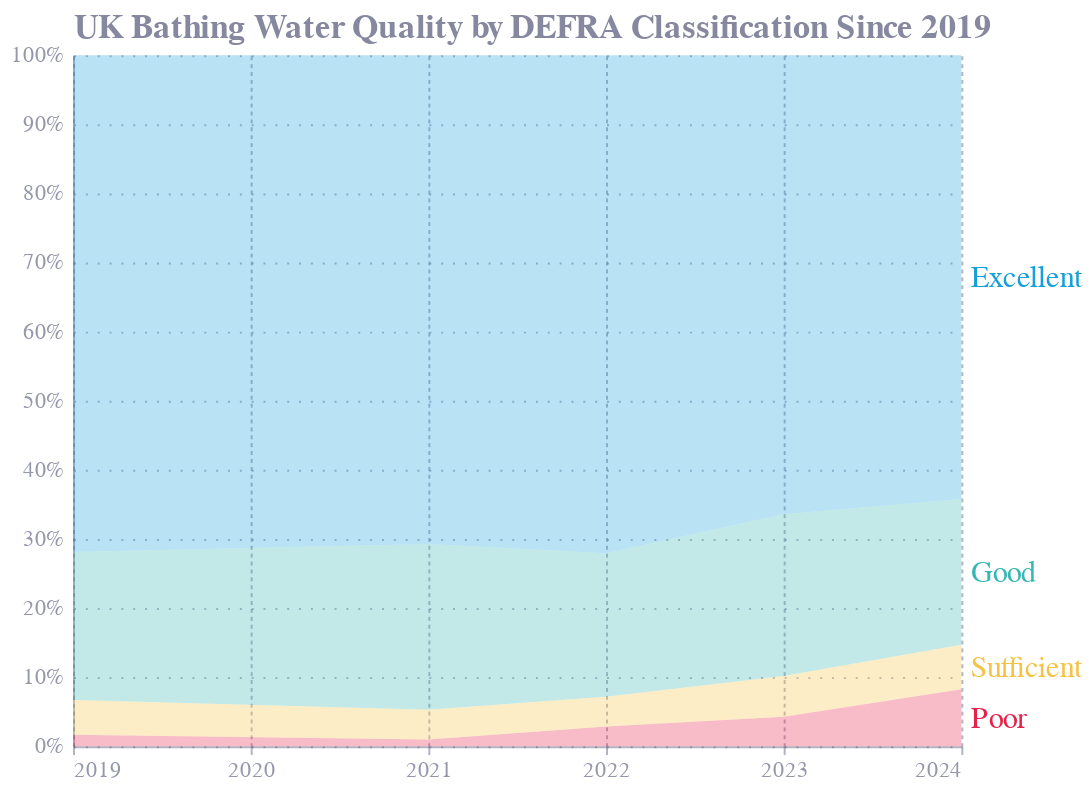

The cell this chart's notebook holds for it:
### Code cell
# Get the latest year in the dataset
latest_year = bath_sites_sub_gb_limit['year'].max()

# Filter data to the latest year and compute cumulative positions
label_data = bath_sites_sub_gb_limit[bath_sites_sub_gb_limit['year'] == latest_year].copy()

# Sort by classification_order (bottom to top in stack)
label_data = label_data.sort_values('classification_order')

# Compute cumulative lower and upper bounds
label_data['y0'] = label_data['share'].cumsum() - label_data['share']
label_data['y1'] = label_data['share'].cumsum()
label_data['y_mid'] = (label_data['y0'] + label_data['y1']) / 2  # midpoint for label

# Base stacked area chart
area_chart = alt.Chart(bath_sites_sub_gb_limit).mark_area().encode(
    x=alt.X('year:Q', axis=alt.Axis(format='0.0f', tickCount=6)),
    y=alt.Y('share:Q', axis=alt.Axis(format='0.0%', titleFontSize=17),
            title='UK Bathing Water Quality by DEFRA Classification Since 2019'),
    color=alt.Color('classificationLabel:N',
                    sort=['Excellent', 'Good', 'Sufficient', 'Poor'],
                    scale=alt.Scale(domain=list(color_mapping.keys()), range=list(color_mapping.values())),
                    legend=None),
    order=alt.Order('classification_order:Q')
)

# Text labels with proper vertical placement
labels = alt.Chart(label_data).mark_text(
    align='left',
    baseline='middle',
    dx=5,
    fontSize=15
).encode(
    x=alt.X('year:Q'),
    y=alt.Y('y_mid:Q'),
    text='classificationLabel:N',
    color=alt.Color('classificationLabel:N',
                    scale=alt.Scale(domain=list(color_mapping.keys()), range=list(color_mapping.values())))
)

# Combine area and labels
final_chart = (area_chart + labels).properties(
    width=450,
    height=350
).configure_view(
    stroke=None  # removes outer border box (optional)
)

final_chart

### Figure 1 — Vega-Lite specification as saved in the notebook (floating-point values rounded to 4 significant figures)
{"config": {"font": "Circular Std", "text": {"color": "#676A86", "align": "left", "baseline": "middle", "dx": 7, "dy": 0, "fontSize": 11}, "view": {"stroke": null, "continuousWidth": 400, "continuousHeight": 300, "discreteWidth": 400, "discreteHeight": 300}, "range": {"category": ["#36B7B4", "#E6224B", "#F4C245", "#0063AF", "#00A767", "#179FDB", "#EB5C2E"], "diverging": ["#E6224B", "#E54753", "#C9C9C9", "#179FDB", "#122B39"], "heatmap": ["#C9C9C9", "#179FDB", "#0063AF", "#122B39"], "ordinal": ["#00A767", "#36B7B4", "#179FDB", "#0063AF", "#243B5A"]}, "bar": {"color": "#179fdb"}, "line": {"color": "#e6224b"}, "rule": {"color": "#676A86"}, "area": {"opacity": 0.3}, "point": {"filled": true, "size": 80, "color": "#e6224b", "opacity": 0.95}, "geoshape": {"stroke": "white", "strokeWidth": 0.3}, "rect": {"fill": "#d6d4d4", "opacity": 0.3}, "axis": {"labelColor": "#676A86", "labelFontSize": 11, "labelFont": "Circular Std", "labelOpacity": 0.7, "tickColor": "#676A86", "tickOpacity": 0.5, "domainColor": "#676A86", "domainOpacity": 0.5, "gridColor": "#676A86", "gridDash": [2, 2], "gridOpacity": 0.5, "title": null, "titleColor": "#676A86", "titleOpacity": 0.8, "tickSize": 4}, "axisXDiscrete": {"grid": false, "labelAngle": 0, "tickCount": 10, "tickOpacity": 0.5, "title": null}, "axisYDiscrete": {"ticks": false, "labelPadding": 5}, "axisXTemporal": {"grid": false, "ticks": true}, "axisXQuantitative": {"grid": true}, "axisYQuantitative": {"gridColor": "#676A86", "gridDash": [1, 5], "gridOpacity": 0.5, "ticks": false, "labelPadding": 5, "tickCount": 8, "titleAngle": 0, "titleAlign": "left", "titleBaseline": "bottom", "titleX": 0, "titleY": -5}, "title": {"color": "#676A86E6", "subtitleColor": "#676A86", "font": "Circular Std", "subtitleFont": "Circular Std", "anchor": "start", "fontSize": 14, "subtitleFontSize": 12, "subtitlePadding": 4, "offset": 0, "frame": "group"}, "legend": {"titleColor": "#122b39", "title": null, "labelColor": "#122b39", "labelFontSize": 11}}, "layer": [{"data": {"name": "data-4d5f0b36afb0f2d41f2647d88fb7e51a"}, "mark": {"type": "area"}, "encoding": {"color": {"field": "classificationLabel", "legend": null, "scale": {"domain": ["Excellent", "Good", "Sufficient", "Poor"], "range": ["#179fdb", "#36b7b4", "#f4c245", "#e6224b"]}, "sort": ["Excellent", "Good", "Sufficient", "Poor"], "type": "nominal"}, "order": {"field": "classification_order", "type": "quantitative"}, "x": {"axis": {"format": "0.0f", "tickCount": 6}, "field": "year", "type": "quantitative"}, "y": {"axis": {"format": "0.0%", "titleFontSize": 17}, "field": "share", "title": "UK Bathing Water Quality by DEFRA Classification Since 2019", "type": "quantitative"}}}, {"data": {"name": "data-136e2659433d00522e9ac9b075c950db"}, "mark": {"type": "text", "align": "left", "baseline": "middle", "dx": 5, "fontSize": 15}, "encoding": {"color": {"field": "classificationLabel", "scale": {"domain": ["Excellent", "Good", "Sufficient", "Poor"], "range": ["#179fdb", "#36b7b4", "#f4c245", "#e6224b"]}, "type": "nominal"}, "text": {"field": "classificationLabel", "type": "nominal"}, "x": {"field": "year", "type": "quantitative"}, "y": {"field": "y_mid", "type": "quantitative"}}}], "height": 350, "width": 450, "$schema": "https://vega.github.io/schema/vega-lite/v5.20.1.json", "datasets": {"data-4d5f0b36afb0f2d41f2647d88fb7e51a": [{"classificationLabel": "Excellent", "year": 2019, "EUBWID_x": 302, "EUBWID_y": 420, "share": 0.719, "classification_order": 3}, {"classificationLabel": "Excellent", "year": 2021, "EUBWID_x": 295, "EUBWID_y": 417, "share": 0.7074, "classification_order": 3}, {"classificationLabel": "Excellent", "year": 2022, "EUBWID_x": 302, "EUBWID_y": 419, "share": 0.7208, "classification_order": 3}, {"classificationLabel": "Excellent", "year": 2023, "EUBWID_x": 281, "EUBWID_y": 423, "share": 0.6643, "classification_order": 3}, {"classificationLabel": "Excellent", "year": 2024, "EUBWID_x": 289, "EUBWID_y": 450, "share": 0.6422, "classification_order": 3}, {"classificationLabel": "Good", "year": 2019, "EUBWID_x": 90, "EUBWID_y": 420, "share": 0.2143, "classification_order": 2}, {"classificationLabel": "Good", "year": 2021, "EUBWID_x": 100, "EUBWID_y": 417, "share": 0.2398, "classification_order": 2}, {"classificationLabel": "Good", "year": 2022, "EUBWID_x": 87, "EUBWID_y": 419, "share": 0.2076, "classification_order": 2}, {"classificationLabel": "Good", "year": 2023, "EUBWID_x": 99, "EUBWID_y": 423, "share": 0.234, "classification_order": 2}, {"classificationLabel": "Good", "year": 2024, "EUBWID_x": 95, "EUBWID_y": 450, "share": 0.2111, "classification_order": 2}, {"classificationLabel": "Poor", "year": 2019, "EUBWID_x": 7, "EUBWID_y": 420, "share": 0.01667, "classification_order": 0}, {"classificationLabel": "Poor", "year": 2021, "EUBWID_x": 4, "EUBWID_y": 417, "share": 0.009592, "classification_order": 0}, {"classificationLabel": "Poor", "year": 2022, "EUBWID_x": 12, "EUBWID_y": 419, "share": 0.02864, "classification_order": 0}, {"classificationLabel": "Poor", "year": 2023, "EUBWID_x": 18, "EUBWID_y": 423, "share": 0.04255, "classification_order": 0}, {"classificationLabel": "Poor", "year": 2024, "EUBWID_x": 37, "EUBWID_y": 450, "share": 0.08222, "classification_order": 0}, {"classificationLabel": "Sufficient", "year": 2019, "EUBWID_x": 21, "EUBWID_y": 420, "share": 0.05, "classification_order": 1}, {"classificationLabel": "Sufficient", "year": 2021, "EUBWID_x": 18, "EUBWID_y": 417, "share": 0.04317, "classification_order": 1}, {"classificationLabel": "Sufficient", "year": 2022, "EUBWID_x": 18, "EUBWID_y": 419, "share": 0.04296, "classification_order": 1}, {"classificationLabel": "Sufficient", "year": 2023, "EUBWID_x": 25, "EUBWID_y": 423, "share": 0.0591, "classification_order": 1}, {"classificationLabel": "Sufficient", "year": 2024, "EUBWID_x": 29, "EUBWID_y": 450, "share": 0.06444, "classification_order": 1}], "data-136e2659433d00522e9ac9b075c950db": [{"classificationLabel": "Poor", "year": 2024, "EUBWID_x": 37, "EUBWID_y": 450, "share": 0.08222, "classification_order": 0, "y0": 0.0, "y1": 0.08222, "y_mid": 0.04111}, {"classificationLabel": "Sufficient", "year": 2024, "EUBWID_x": 29, "EUBWID_y": 450, "share": 0.06444, "classification_order": 1, "y0": 0.08222, "y1": 0.1467, "y_mid": 0.1144}, {"classificationLabel": "Good", "year": 2024, "EUBWID_x": 95, "EUBWID_y": 450, "share": 0.2111, "classification_order": 2, "y0": 0.1467, "y1": 0.3578, "y_mid": 0.2522}, {"classificationLabel": "Excellent", "year": 2024, "EUBWID_x": 289, "EUBWID_y": 450, "share": 0.6422, "classification_order": 3, "y0": 0.3578, "y1": 1.0, "y_mid": 0.6789}]}}
